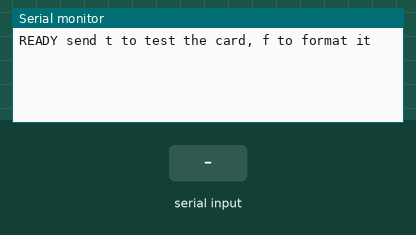
The sketch below on a simulated ESP32-S3. On the bench: the last lines printed to the serial monitor. The inputs (shaded band) are chosen by the test bench. Storage starts empty.

Above: at 1.2 s.
1.3 s: "t" received over Serial
At 2.1 s:
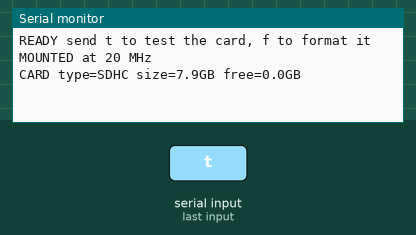
2.8 s: "f" received over Serial
5.8 s: "m" received over Serial
At 6.7 s:
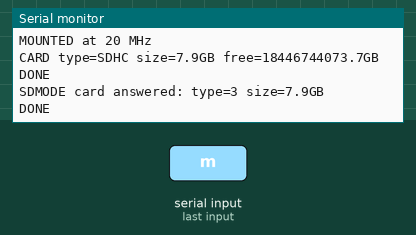

Measured:
- after the input at 1.3 s, the serial monitor: prints a new line at once (image 1)
- after the input at 5.8 s, the serial monitor: prints a new line at once (image 2)

The sketch:

sd-test.ino
```cpp
// SaySo badge, step 2: check the microSD card on the Sense board.
// Send "t" over USB and the board mounts the card, writes a test file the size of about two
// minutes of audio, reads it back, checks every byte, deletes it, and prints how fast it went.
// Send "m" to try the card in SD mode instead of SPI. Send "f" to format the card (FAT32) if it will not mount. Every report ends with a "DONE" line.

#include <SD.h>
#include <SD_MMC.h>
#include <SPI.h>

// The Sense board's card slot shares GPIO21 with the yellow light, so the light stays unused here
const int SD_CS_PIN = 21;
// Fastest first; older cards often only answer at the slower speeds
const uint32_t SD_CLOCKS_HZ[] = {20000000, 4000000, 1000000};
const char *TEST_PATH = "/sayso-test.bin";
const size_t BLOCK_BYTES = 4096;
const int TEST_BLOCKS = 1024;  // 4 MB, about two minutes of 16 kHz 16-bit audio
// Audio arrives at 32 KB/s, so the card must keep well ahead of that, even on its slowest write
const float AUDIO_KB_PER_SEC = 32.0;

uint8_t block[BLOCK_BYTES];

void fillBlock(int index) {
  for (size_t i = 0; i < BLOCK_BYTES; i++) block[i] = (uint8_t)(i * 31 + index * 7);
}

bool mountCard(bool formatIfNeeded) {
  for (uint32_t clockHz : SD_CLOCKS_HZ) {
    SD.end();
    if (SD.begin(SD_CS_PIN, SPI, clockHz, "/sd", 5, formatIfNeeded)) {
      Serial.printf("MOUNTED at %lu MHz\n", (unsigned long)(clockHz / 1000000));
      return true;
    }
    Serial.printf("no answer at %lu MHz\n", (unsigned long)(clockHz / 1000000));
  }
  return false;
}

void describeCard() {
  const char *types[] = {"none", "MMC", "SD", "SDHC", "unknown"};
  const uint8_t type = SD.cardType();
  Serial.printf("CARD type=%s size=%.1fGB free=%.1fGB\n", types[min((int)type, 4)],
                SD.cardSize() / 1e9, (SD.totalBytes() - SD.usedBytes()) / 1e9);
}

void speedTest() {
  File file = SD.open(TEST_PATH, FILE_WRITE);
  if (!file) {
    Serial.println("ERROR could not create a file on the card");
    return;
  }
  unsigned long slowestMs = 0;
  const unsigned long started = millis();
  for (int i = 0; i < TEST_BLOCKS; i++) {
    fillBlock(i);
    const unsigned long t = millis();
    if (file.write(block, BLOCK_BYTES) != BLOCK_BYTES) {
      Serial.printf("ERROR write failed at block %d\n", i);
      file.close();
      return;
    }
    slowestMs = max(slowestMs, millis() - t);
  }
  file.close();
  const float writeSec = (millis() - started) / 1000.0;

  file = SD.open(TEST_PATH, FILE_READ);
  int badBlocks = 0;
  uint8_t readBack[BLOCK_BYTES];
  for (int i = 0; i < TEST_BLOCKS; i++) {
    fillBlock(i);
    if (file.read(readBack, BLOCK_BYTES) != BLOCK_BYTES || memcmp(readBack, block, BLOCK_BYTES) != 0) badBlocks++;
  }
  file.close();
  SD.remove(TEST_PATH);

  const float kbPerSec = TEST_BLOCKS * BLOCK_BYTES / 1024.0 / writeSec;
  Serial.printf("WRITE %.0f KB/s (audio needs %.0f KB/s), slowest single write %lu ms\n", kbPerSec, AUDIO_KB_PER_SEC, slowestMs);
  Serial.printf("VERIFY %s (%d bad blocks of %d)\n", badBlocks == 0 ? "ok" : "FAILED", badBlocks, TEST_BLOCKS);
}

void runTest() {
  if (!mountCard(false)) {
    Serial.println("ERROR card did not mount (missing, loose, or not FAT32). Send f to format it.");
    return;
  }
  describeCard();
  speedTest();
}

void formatCard() {
  Serial.println("FORMAT starting, this erases the card");
  if (!mountCard(true)) {
    Serial.println("ERROR could not format: check the card is pushed fully into the slot");
    return;
  }
  describeCard();
}

// The same slot can also be driven in SD mode (how phones talk to cards): CLK=7, CMD=9, D0=8, D3=21
void sdModeProbe() {
  SD.end();
  SPI.end();
  pinMode(SD_CS_PIN, INPUT_PULLUP);
  pinMode(8, INPUT_PULLUP);
  pinMode(9, INPUT_PULLUP);
  if (!SD_MMC.setPins(7, 9, 8)) {
    Serial.println("ERROR could not set SD mode pins");
    return;
  }
  if (!SD_MMC.begin("/sdcard", true, false, 400)) {
    Serial.println("SDMODE no answer either");
    return;
  }
  Serial.printf("SDMODE card answered: type=%d size=%.1fGB\n", SD_MMC.cardType(), SD_MMC.cardSize() / 1e9);
  SD_MMC.end();
}

void setup() {
  Serial.begin(115200);
  Serial.println("READY send t to test the card, f to format it");
}

void loop() {
  if (!Serial.available()) return;
  const char command = Serial.read();
  if (command == 't') runTest();
  else if (command == 'f') formatCard();
  else if (command == 'm') sdModeProbe();
  else return;
  Serial.println("DONE");
}
```
